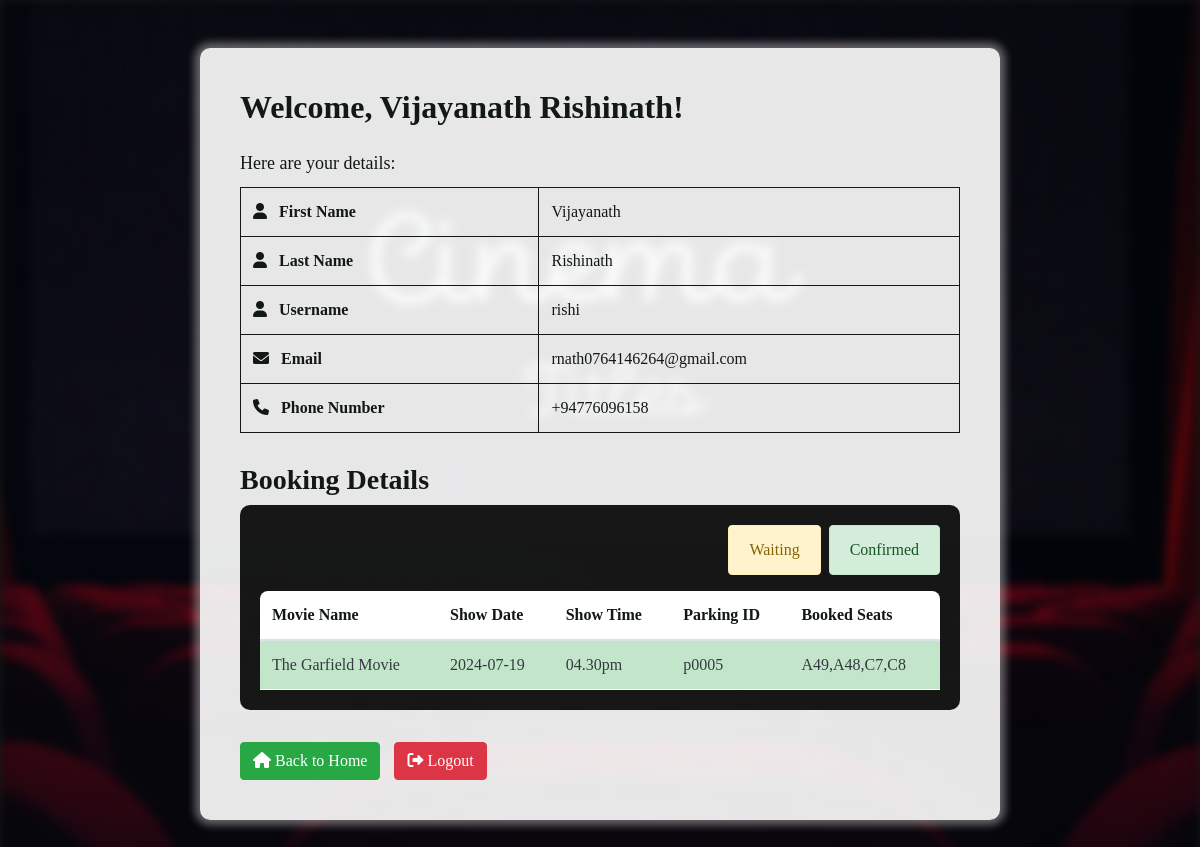
Screenshot of /php/user_profile.php (signed in) with the database file from the repository.
### tables this page shows
CREATE TABLE `users` (
  `user_id` varchar(5) NOT NULL,
  `username` varchar(65) NOT NULL,
  `password` varchar(255) NOT NULL,
  `first_name` varchar(60) NOT NULL,
  `last_name` varchar(60) NOT NULL,
  `phone_no` varchar(12) NOT NULL,
  `email` varchar(50) NOT NULL,
  `user_type` int(1) NOT NULL
);

CREATE TABLE `booking` (
  `booking_id` varchar(5) NOT NULL,
  `customer_id` varchar(5) NOT NULL,
  `showtime_id` varchar(4) NOT NULL,
  `adult` int(2) NOT NULL,
  `children` int(2) NOT NULL,
  `total` double NOT NULL,
  `parking_id` varchar(5) DEFAULT NULL,
  `seats` varchar(120) NOT NULL,
  `confirm_booking` tinyint(1) NOT NULL
);

CREATE TABLE `movies` (
  `movie_id` varchar(4) NOT NULL,
  `movie_title` varchar(100) NOT NULL,
  `movie_card_poster` varchar(255) NOT NULL,
  `movie_poster` varchar(255) NOT NULL,
  `language` varchar(45) NOT NULL,
  `movie_cast` varchar(500) NOT NULL,
  `genre` varchar(255) NOT NULL,
  `storyplot` varchar(500) NOT NULL,
  `rating` int(1) NOT NULL,
  `movie_trailer` varchar(255) NOT NULL,
  `duration` varchar(14) NOT NULL,
  `released_date` date NOT NULL,
  `current_movies` tinyint(1) NOT NULL,
  `upcoming_movies` tinyint(1) NOT NULL
);

CREATE TABLE `showtimes` (
  `show_id` varchar(4) NOT NULL,
  `movie_id` varchar(4) NOT NULL,
  `date` date NOT NULL,
  `time` varchar(8) NOT NULL
);

### php/user_profile.php (the view, shortened to what this page needs)
<?php
require 'db_connection.php';
$sql = "SELECT first_name, last_name, username, email, phone_no FROM users WHERE user_id = ?";
if ($stmt = $db->prepare($sql)) {
    $stmt->bind_param("s", $_SESSION['user_id']);
    $stmt->execute();
    $stmt->bind_result($first_name, $last_name, $username, $email, $phone_number);
}
?>
<!DOCTYPE html>
<html lang="en">
<head>
    <link rel="stylesheet" href="https://maxcdn.bootstrapcdn.com/bootstrap/4.5.2/css/bootstrap.min.css">
    <link rel="stylesheet" href="https://cdnjs.cloudflare.com/ajax/libs/font-awesome/6.0.0-beta3/css/all.min.css" />
    <link rel="stylesheet" href="../css/styles.css">
    <link rel="stylesheet" href="../css/user-profile.css">
</head>
<body>
    <div class="container mt-5">
        <h2>Welcome, <?php echo htmlspecialchars($first_name . " " . $last_name); ?>!</h2>
        <div class="welcome-message">
            <p>Here are your details:</p>
            <table class="table-bordered table">
                <tr>
                    <th><i class="fas fa-user"></i> &nbsp; First Name</th>
                    <td><?php echo htmlspecialchars($first_name); ?></td>
                </tr>
                <tr>
                    <th><i class="fas fa-user"></i> &nbsp; Last Name</th>
                    <td><?php echo htmlspecialchars($last_name); ?></td>
                </tr>
                <tr>
                    <th><i class="fas fa-user"></i> &nbsp; Username</th>
                    <td><?php echo htmlspecialchars($username); ?></td>
                </tr>
                <tr>
                    <th><i class="fas fa-envelope"></i> &nbsp; Email</th>
                    <td><?php echo htmlspecialchars($email); ?></td>
                </tr>
                <tr>
                    <th><i class="fas fa-phone"></i> &nbsp; Phone Number</th>
                    <td><?php echo htmlspecialchars($phone_number); ?></td>
                </tr>
            </table>
        </div>
        <h3>Booking Details</h3>
        <div class="booking-details">
            <div class="d-flex justify-content-end">
                <div class="alert alert-warning">
                    Waiting
                </div>
                <div class="alert alert-success ml-2">
                    Confirmed
                </div>
            </div>
            <?php
            $customer_id = $_SESSION['user_id'];
            $sql = "SELECT
            m.movie_title AS movie_name,
            s.date AS show_date,
            s.time AS show_time,
            b.parking_id, b.confirm_booking,
            b.seats AS booked_seats
        FROM
            booking b
        JOIN
            showtimes s ON b.showtime_id = s.show_id
        JOIN
            movies m ON s.movie_id = m.movie_id
        WHERE
            b.customer_id = ?
        ORDER BY
            b.booking_id DESC";
            if ($stmt = $db->prepare($sql)) {
                $stmt->bind_param('s', $customer_id);
                $stmt->execute();
                $result = $stmt->get_result();
                if ($result->num_rows > 0) {
                    echo "<table class = 'booking_table table'>";
                    echo "<thead>
                <th>Movie Name</th>
                <th>Show Date</th>
                <th>Show Time</th>
                <th>Parking ID</th>
                <th>Booked Seats</th>
              </thead>";
                    while ($row = $result->fetch_assoc()) {
                        $parking_id = $row["parking_id"] == Null ? " No Parking " : htmlspecialchars($row["parking_id"]);
                        if (!$row["confirm_booking"]) {
                            echo "<tr class='table-warning text-dark'>";
                        } else {
                            echo "<tr class='table-success text-dark'>";
                        }
                        echo "<td>" . htmlspecialchars($row["movie_name"]) . "</td>
                        <td>" . htmlspecialchars($row["show_date"]) . "</td>
                        <td>" . htmlspecialchars($row["show_time"]) . "</td>
                        <td>" . $parking_id . "</td>
                        <td>" . htmlspecialchars($row["booked_seats"]) . "</td>
                      </tr>";
                    }
                    echo "</table>";
                } else {
                    echo "<p>No bookings yet.</p>";
                }
            } else {
                echo "Error: " . $db->error;
            }
            ?>
        </div>
        <a href="../index.php" class="btn btn-success"><i class="fas fa-home"></i> Back to Home</a>
        <a href="logout.php" class="btn btn-danger"><i class="fas fa-sign-out-alt"></i> Logout</a>
    </div>
</body>
</html>

### css/styles.css (style rules this page uses)
:root { --white: #fff; --darkBg: #121817; --lightGreenBlue: #70efde; }
body { margin: 0; padding: 0; font-family: "Candara"; background-color: var(--darkBg); }

### css/user-profile.css (style rules this page uses)
.container { max-width: 800px; margin: 40px auto; padding: 40px; background-color: rgba(255, 255, 255, 0.9); border-radius: 10px; position: relative; box-shadow: 0 0 8px 5px rgba(253, 248, 248, 0.4); overflow: hidden; color: var(--darkBg); }
h2, h3 { font-weight: 600; }
.table-bordered td, .table-bordered th { border: 1px solid var(--darkBg); }
.booking_table td, .booking_table th { border: none; border-bottom: 1px solid var(--white); }
.welcome-message { margin: 1.5rem 0 30px 0; }
.welcome-message p { font-size: 18px; margin-bottom: 10px; }
.table { color: var(--darkBg); }
.booking-details { text-align: center; padding: 20px; background-color: rgba(0, 0, 0, 0.9); border-radius: 10px; margin-bottom: 2rem; color: var(--white); }
.booking_table { color: var(--white); border: none; text-align: left; margin-bottom: 0; }
.booking_table thead th { background-color: var(--white); color: var(--darkBg); }
.booking_table thead th:first-child { border-radius: 8px 0 0; }
.booking_table thead th:last-child { border-radius: 0 8px 0 0; }
.btn { margin-right: 10px; }

### rows the page displays
users: first_name+last_name "Vijayanath Rishinath", first_name "Vijayanath", last_name "Rishinath", username "rishi", email "rnath0764146264@gmail.com", phone_no "+94776096158"
booking: movies.movie_title "The Garfield Movie", showtime.date "2024-07-19", showtime.time "04.30pm", parking "p0005", seats "A49,A48,C7,C8"
